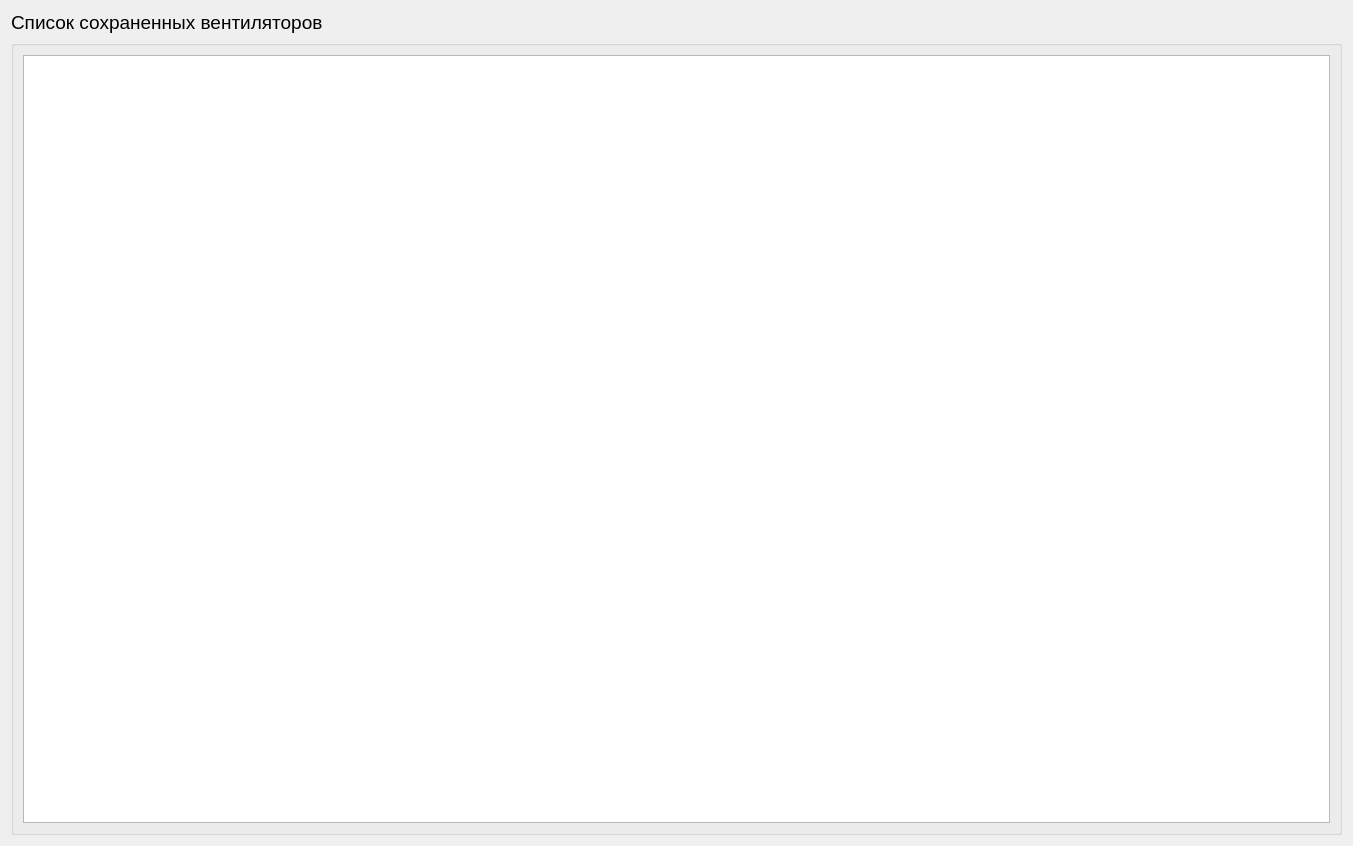
<?xml version="1.0" encoding="UTF-8"?>
<ui version="4.0">
 <class>Vent_datas</class>
 <widget class="QWidget" name="Vent_datas">
  <property name="geometry">
   <rect>
    <x>0</x>
    <y>0</y>
    <width>1353</width>
    <height>846</height>
   </rect>
  </property>
  <property name="windowTitle">
   <string>Form</string>
  </property>
  <layout class="QGridLayout" name="gridLayout">
   <item row="0" column="0">
    <widget class="QLabel" name="label">
     <property name="maximumSize">
      <size>
       <width>16777215</width>
       <height>26</height>
      </size>
     </property>
     <property name="text">
      <string>&lt;html&gt;&lt;head/&gt;&lt;body&gt;&lt;p&gt;&lt;span style=&quot; font-size:14pt;&quot;&gt;Список сохраненных вентиляторов&lt;/span&gt;&lt;/p&gt;&lt;/body&gt;&lt;/html&gt;</string>
     </property>
    </widget>
   </item>
   <item row="1" column="0">
    <widget class="QGroupBox" name="groupBox">
     <property name="title">
      <string/>
     </property>
     <layout class="QGridLayout" name="gridLayout_2">
      <item row="0" column="0">
       <widget class="QTableView" name="tableView">
        <property name="horizontalScrollBarPolicy">
         <enum>Qt::ScrollBarPolicy::ScrollBarAsNeeded</enum>
        </property>
       </widget>
      </item>
     </layout>
    </widget>
   </item>
  </layout>
 </widget>
 <resources/>
 <connections/>
</ui>
